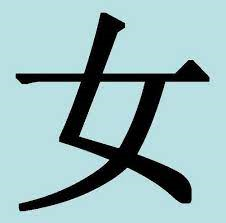
#> input picture RunePreparator/Runes/Raw/1.bmp, 226 x 223 px; its folder holds 4 pictures in this run
$ python crop_images.py
#> lines starting #> are read from the running program, lines starting #| are printed output that depends on the picture
import os
import cv2
import glob

RAW_RUNES_PATH = "Runes/Raw/*.bmp"
SQUARE_RUNES_PATH = "Runes/SquareRunes"

def square_image(image):
    width, height = image.shape[:2]
    square_dimension = min(width, height)
    center_square_x = int(width / 2 - square_dimension / 2)
    center_square_y = int(height / 2 - square_dimension / 2)
    return image[center_square_y:center_square_y + square_dimension,
                 center_square_x:center_square_x + square_dimension]

def save_images(images, path):
    for i, img in enumerate(images):
        img_path = os.path.join(path, f"square_rune_{i}.bmp")
        cv2.imwrite(img_path, img)


for image_path in glob.glob(RAW_RUNES_PATH):
    image = cv2.imread(image_path)
#> image is the input picture: shape (223, 226, 3); mean B, G, R 186.6, 184.5, 153.7
    cropped_image = square_image(image)
#> in square_image, `return image[center_square_y:center_square_y + square_dimension, cente..`:
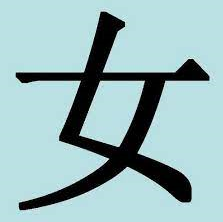
#> returned value: shape (222, 223, 3); mean of channels 0, 1, 2 185.9, 183.8, 153.1; drawn as B, G, R
    save_images(cropped_image, SQUARE_RUNES_PATH)
#> pass 3 of the loop `for image_path in glob.glob(RAW_RUNES_PATH):`:
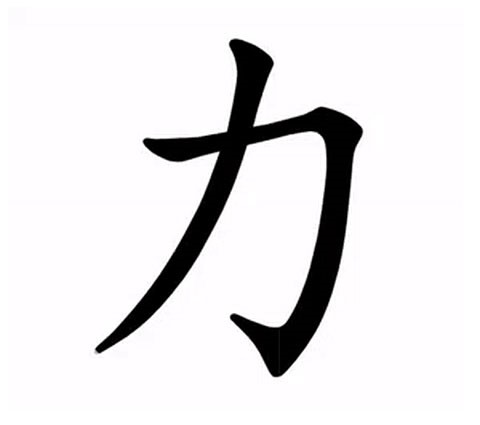
#> input picture RunePreparator/Runes/Raw/3.bmp, 480 x 425 px
#> image is the input picture: shape (425, 480, 3); mean B, G, R 230.2, 228.7, 230.2
#> in square_image (call 3), `return image[center_square_y:center_square_y + square_dimension, cente..`:
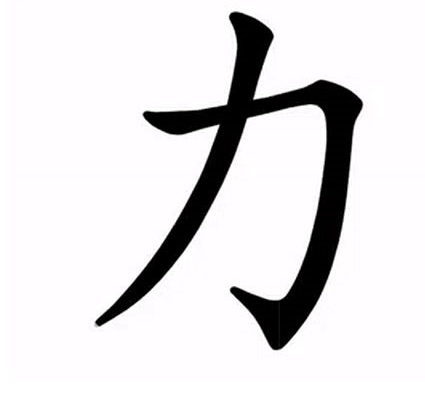
#> returned value: shape (398, 425, 3); mean of channels 0, 1, 2 225.2, 223.6, 225.2; drawn as B, G, R
#> the loop made 4 passes; the first 3 are shown
